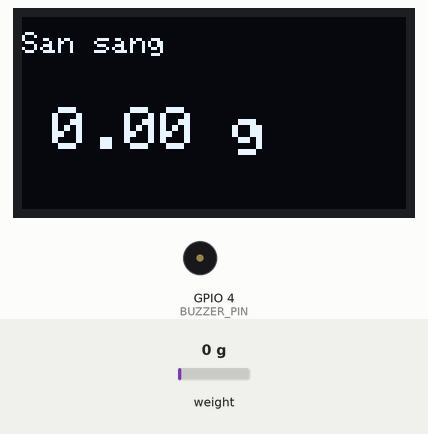
Simulated run of this sketch. Board: ESP32-C3. Shown: 128×64 one-colour display, buzzer (waves = sounding, pin HIGH). Wiring (inferred from the names in the program): HX711 load-cell converter: data GPIO 2; SCK GPIO 3. Inputs (shaded band) come from the test bench; at power-on: weight on the scale 0 g. Pins used as bus, display or sensor lines are not drawn.

Above: at 3.6 s.
3.7 s: weight on the scale set to 2 g
At 4.9 s:
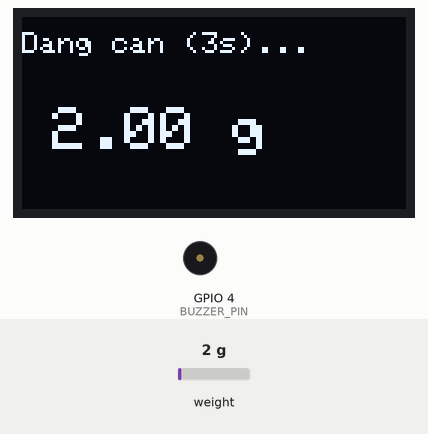
6.0 s: weight on the scale set to 100 g
At 7.13 s:
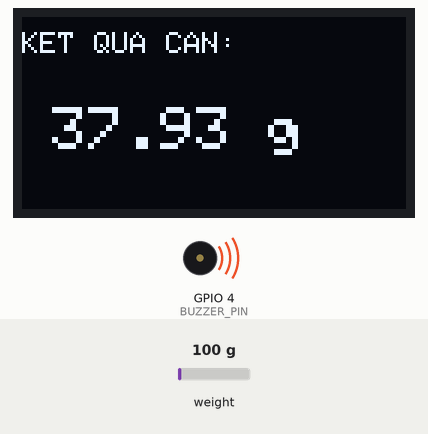
At 8.5 s:
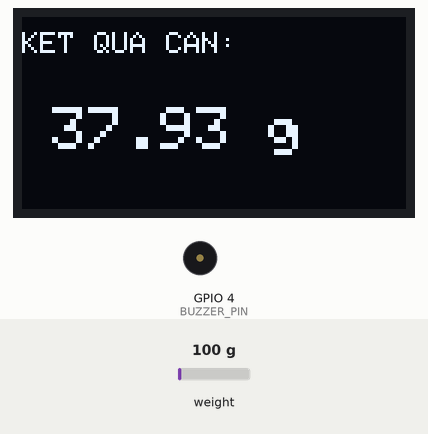
Timing chart, 0 to 10.0 s (numbered marks = the images above; inputs shaded):
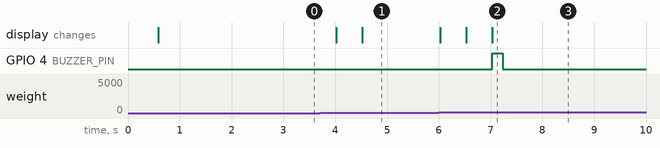

Measured:
- the behaviour switches between 0 and 1 g on weight on the scale (found by bisection; images 0 and 1)
- after the input at 3.7 s, the display: first changes after 0.32 s (image 1 shows a later state)
- after the input at 6.0 s, the display: first changes at once (image 2 shows a later state)

The sketch:

Du_An_Can_Dien_Tu1kg.ino
```cpp
#include <Wire.h>
#include <Adafruit_GFX.h>
#include <Adafruit_SSD1306.h>

// --- CẤU HÌNH CHÂN CHO ESP32-C3 SUPERMINI ---
#define HX711_DOUT_PIN  2
#define HX711_SCK_PIN   3

#define OLED_SDA        8
#define OLED_SCL        9

#define BUZZER_PIN      4

#define SCREEN_WIDTH    128
#define SCREEN_HEIGHT   64

// --- HỆ SỐ CÂN VÀ NGƯỠNG NHẠY ---
#define CALIBRATION_FACTOR  420.0f
#define MIN_WEIGHT_TRIGGER  0.1f   // Hạ xuống 0.1g để nhận diện ngay vật siêu nhẹ (< 15g)

Adafruit_SSD1306 display(SCREEN_WIDTH, SCREEN_HEIGHT, &Wire, -1);

enum ScaleState {
  STATE_READY,
  STATE_WAITING_3S,
  STATE_DONE
};

ScaleState currentState = STATE_READY;
unsigned long startTime = 0;
double weightAccumulator = 0.0;
int sampleCounter = 0;
float finalWeight = 0.0;
long zeroOffset = 8388608;

// Hàm đọc dữ liệu thô HX711 trực tiếp
long readHX711() {
  unsigned long count = 0;
  unsigned long startTimeOut = millis();
  while (digitalRead(HX711_DOUT_PIN) == HIGH) {
    if (millis() - startTimeOut > 100) return 0;
  }

  for (byte i = 0; i < 24; i++) {
    digitalWrite(HX711_SCK_PIN, HIGH);
    delayMicroseconds(1);
    count = count << 1;
    digitalWrite(HX711_SCK_PIN, LOW);
    delayMicroseconds(1);
    if (digitalRead(HX711_DOUT_PIN)) {
      count++;
    }
  }

  digitalWrite(HX711_SCK_PIN, HIGH);
  delayMicroseconds(1);
  digitalWrite(HX711_SCK_PIN, LOW);
  delayMicroseconds(1);

  count ^= 0x800000;
  return (long)count;
}

// Đọc trung bình 5 mẫu để vừa giữ độ nhạy vật nhẹ vừa không bị trễ
float getFilteredWeight() {
  double sumRaw = 0;
  int numReadings = 5;

  for (int i = 0; i < numReadings; i++) {
    sumRaw += readHX711();
  }
  double avgRaw = sumRaw / numReadings;

  float weight = (float)(avgRaw - zeroOffset) / CALIBRATION_FACTOR;
  if (weight < 0.05f) weight = 0.0f; // Triệt tiêu nhiễu tuyệt đối khi bàn cân trống
  return weight;
}

void setup() {
  pinMode(BUZZER_PIN, OUTPUT);
  digitalWrite(BUZZER_PIN, LOW);

  pinMode(HX711_DOUT_PIN, INPUT);
  pinMode(HX711_SCK_PIN, OUTPUT);
  digitalWrite(HX711_SCK_PIN, LOW);

  Wire.begin(OLED_SDA, OLED_SCL);
  if(!display.begin(SSD1306_SWITCHCAPVCC, 0x3C)) {
    for(;;);
  }

  display.clearDisplay();
  display.setTextSize(1);
  display.setTextColor(SSD1306_WHITE);
  display.setCursor(10, 20);
  display.println(F("Dang khoi tao..."));
  display.display();
  delay(500);

  updateDisplay("San sang", 0.00);

  // Lấy điểm 0 (Tare) chính xác khi khởi động
  long sum = 0;
  for (int i = 0; i < 20; i++) {
    sum += readHX711();
    delay(10);
  }
  zeroOffset = sum / 20;
}

void loop() {
  float currentWeight = getFilteredWeight();

  switch (currentState) {
    case STATE_READY:
      if (currentWeight >= MIN_WEIGHT_TRIGGER) {
        startTime = millis();
        weightAccumulator = 0.0;
        sampleCounter = 0;
        currentState = STATE_WAITING_3S;
        updateDisplay("Dang can (3s)...", currentWeight);
      }
      break;

    case STATE_WAITING_3S:
      if (currentWeight < MIN_WEIGHT_TRIGGER) {
        currentState = STATE_READY;
        updateDisplay("San sang", 0.0);
      }
      else {
        weightAccumulator += currentWeight;
        sampleCounter++;

        unsigned long elapsedTime = millis() - startTime;

        if (elapsedTime < 3000) {
          updateDisplay("Dang can (3s)...", currentWeight);
        } else {
          if (sampleCounter > 0) {
            finalWeight = (float)(weightAccumulator / sampleCounter);
          } else {
            finalWeight = currentWeight;
          }

          updateDisplay("KET QUA CAN:", finalWeight);

          digitalWrite(BUZZER_PIN, HIGH);
          delay(200);
          digitalWrite(BUZZER_PIN, LOW);

          currentState = STATE_DONE;
        }
      }
      break;

    case STATE_DONE:
      if (currentWeight < MIN_WEIGHT_TRIGGER) {
        currentState = STATE_READY;
        updateDisplay("San sang", 0.0);
      }
      break;
  }

  delay(20);
}

void updateDisplay(String status, float weight) {
  display.clearDisplay();

  display.setTextSize(1);
  display.setCursor(0, 5);
  display.println(status);

  display.setTextSize(2);
  display.setCursor(10, 30);
  display.print(weight, 2); // Hiển thị 2 số thập phân để thấy rõ độ nhạy ở dải nhẹ
  display.print(" g");

  if (currentState == STATE_DONE) {
    display.setTextSize(1);
    display.setCursor(95, 50);
    display.print("[OK]");
  }

  display.display();
}
```
